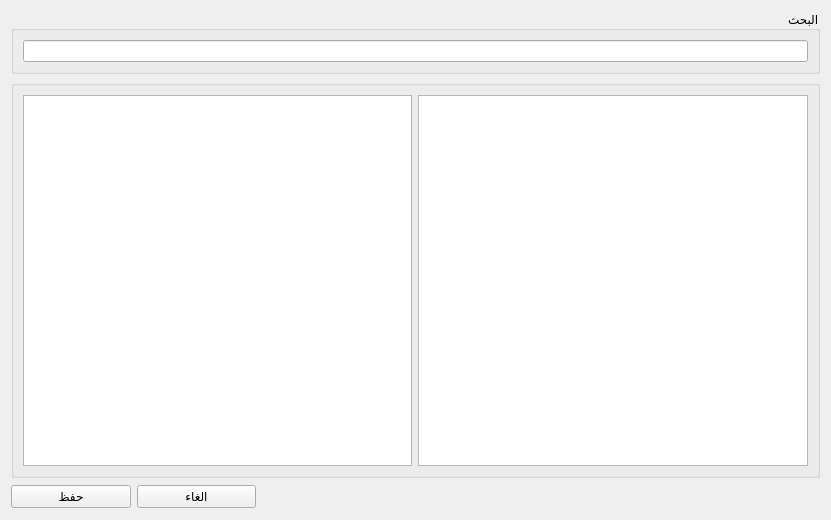
<?xml version="1.0" encoding="UTF-8"?>
<ui version="4.0">
 <class>DataPicker</class>
 <widget class="QWidget" name="DataPicker">
  <property name="geometry">
   <rect>
    <x>0</x>
    <y>0</y>
    <width>831</width>
    <height>520</height>
   </rect>
  </property>
  <property name="minimumSize">
   <size>
    <width>645</width>
    <height>503</height>
   </size>
  </property>
  <property name="windowTitle">
   <string>Data Picker</string>
  </property>
  <layout class="QGridLayout" name="gridLayout_2">
   <item row="2" column="1">
    <widget class="QPushButton" name="cancel_btn">
     <property name="text">
      <string>الغاء</string>
     </property>
    </widget>
   </item>
   <item row="0" column="0" colspan="4">
    <widget class="QGroupBox" name="groupBox">
     <property name="maximumSize">
      <size>
       <width>16777215</width>
       <height>68</height>
      </size>
     </property>
     <property name="layoutDirection">
      <enum>Qt::RightToLeft</enum>
     </property>
     <property name="title">
      <string>البحث</string>
     </property>
     <layout class="QHBoxLayout" name="horizontalLayout">
      <item>
       <widget class="QLineEdit" name="search_input"/>
      </item>
     </layout>
    </widget>
   </item>
   <item row="2" column="2" colspan="2">
    <spacer name="horizontalSpacer_2">
     <property name="orientation">
      <enum>Qt::Horizontal</enum>
     </property>
     <property name="sizeHint" stdset="0">
      <size>
       <width>558</width>
       <height>25</height>
      </size>
     </property>
    </spacer>
   </item>
   <item row="2" column="0">
    <widget class="QPushButton" name="save_btn">
     <property name="text">
      <string>حفظ</string>
     </property>
    </widget>
   </item>
   <item row="1" column="0" colspan="4">
    <widget class="QGroupBox" name="groupBox_2">
     <property name="layoutDirection">
      <enum>Qt::RightToLeft</enum>
     </property>
     <property name="title">
      <string/>
     </property>
     <layout class="QHBoxLayout" name="horizontalLayout_2">
      <item>
       <widget class="QTableWidget" name="result_table"/>
      </item>
      <item>
       <widget class="QTableWidget" name="linked_table"/>
      </item>
     </layout>
    </widget>
   </item>
  </layout>
 </widget>
 <resources/>
 <connections/>
</ui>
